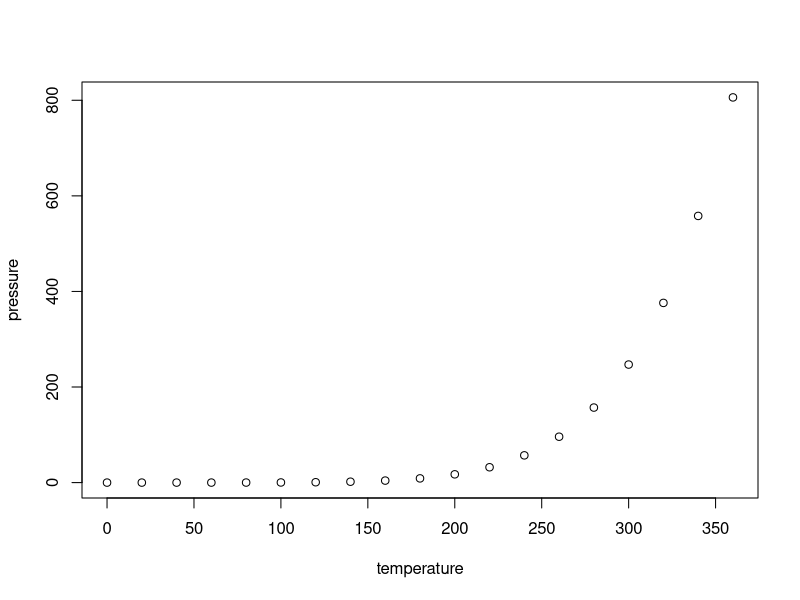
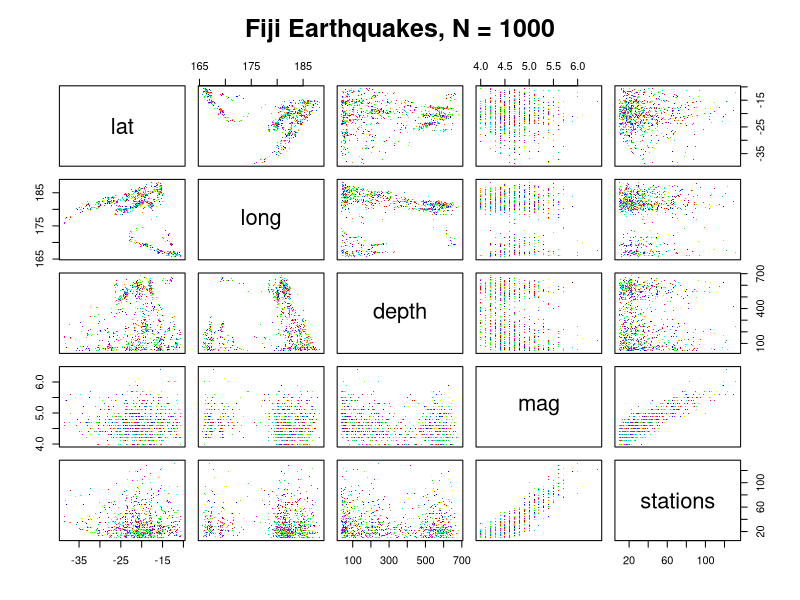
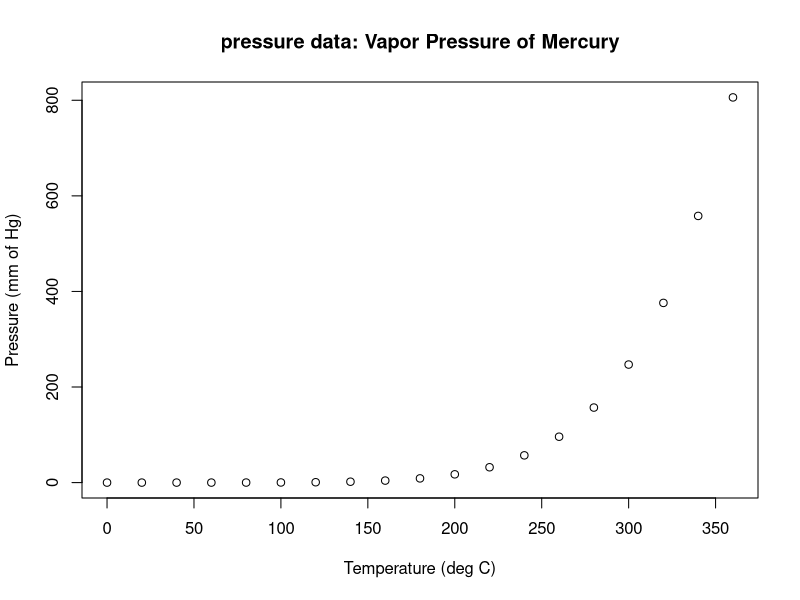
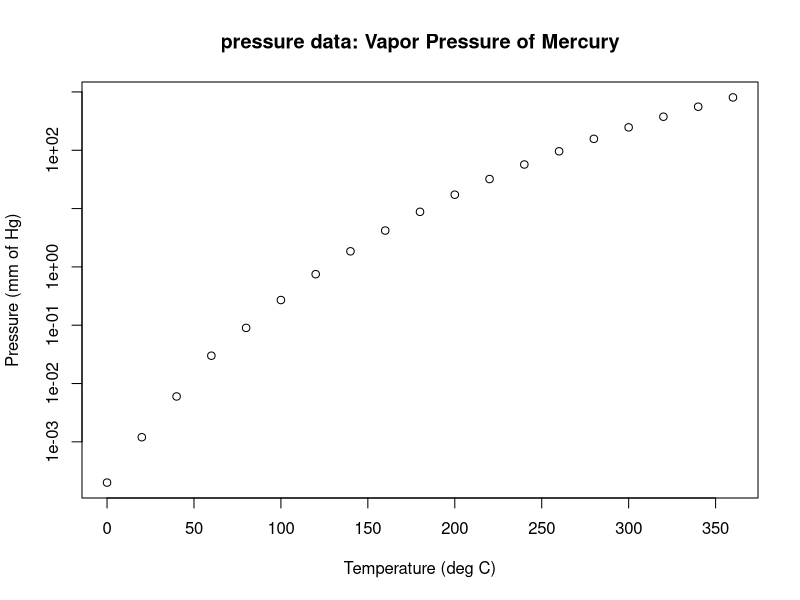

Write R code to recreate these figures, in order.
## ---- chunk 1
knitr::opts_chunk$set(echo = TRUE)
## ---- chunk 2
summary(cars)
## ---- chunk 3
plot(pressure)
## ---- chunk 4
library(datasets)
data(quakes)
pairs(quakes, main = "Fiji Earthquakes, N = 1000",col=rainbow(12), cex.main = 1.5, pch = ".")

## ---- chunk 5
library(datasets)
data(pressure)
summary(pressure)
plot(pressure, xlab = "Temperature (deg C)",
     ylab = "Pressure (mm of Hg)",
     main = "pressure data: Vapor Pressure of Mercury")
plot(pressure, xlab = "Temperature (deg C)",  log = "y",
     ylab = "Pressure (mm of Hg)",
     main = "pressure data: Vapor Pressure of Mercury")
## ---- chunk 6
A = matrix(1:10, nrow=10)
B = matrix(1:10, nrow=10)
A
#Transpose A and B
t(A)
t(B)
#create two vectors (a and b)
a = c(1:5)
b = c(1:10)
#multiply matrices by vectors
X = a*A
Y = b*B
X
Y
